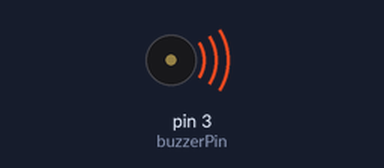
Bench run of a sketch on a simulated Arduino Uno, built with avr-gcc and run on an emulated ATmega328P. Shown: buzzer (waves = sounding).

Above: at 0.5 s.
Timing chart, 0 to 4.6 s (numbered marks = the images above):
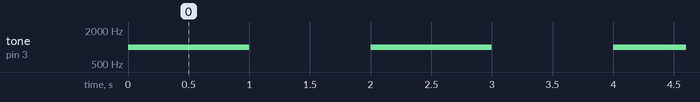

The sketch:

iWaterPlant-Buzzer.ino
```cpp
const int buzzerPin = 3;

void setup() {
  // Buzzer
  pinMode(buzzerPin, OUTPUT);
}

void loop() {
  tone(buzzerPin, 1000); // Send 1KHz sound signal...
  delay(1000);        // ...for 1 sec
  noTone(buzzerPin);     // Stop sound...
  delay(1000);        // ...for 1sec
}
```

Measured:
- by itself, tone on pin 3 (buzzerPin): alternates 1000 Hz for 1.0 s and silent for 1.0 s
